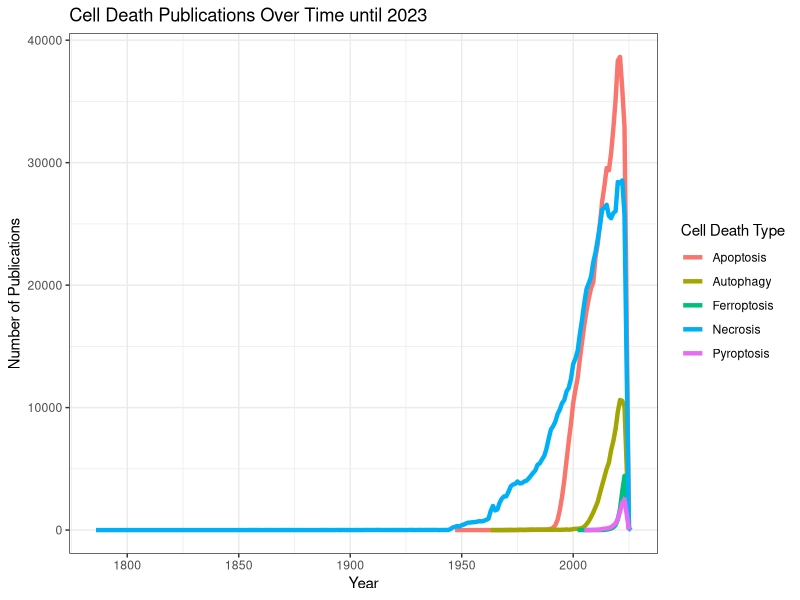
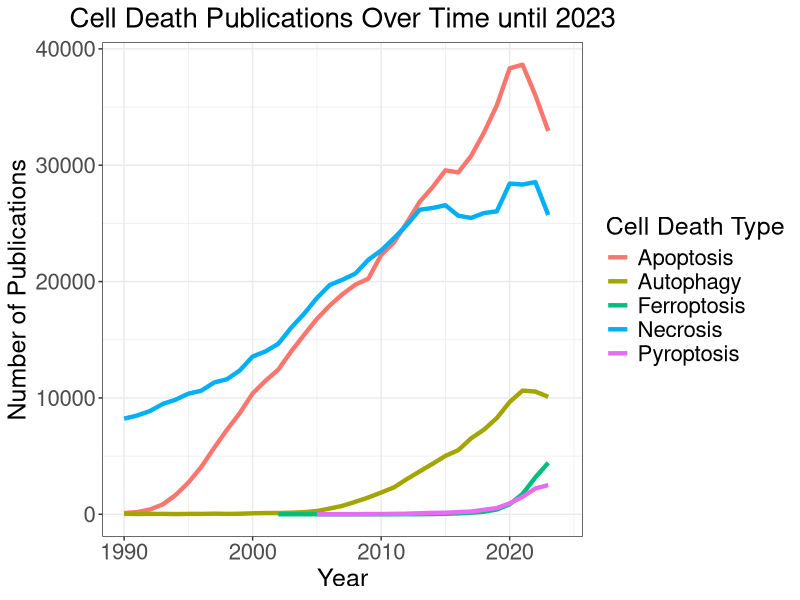
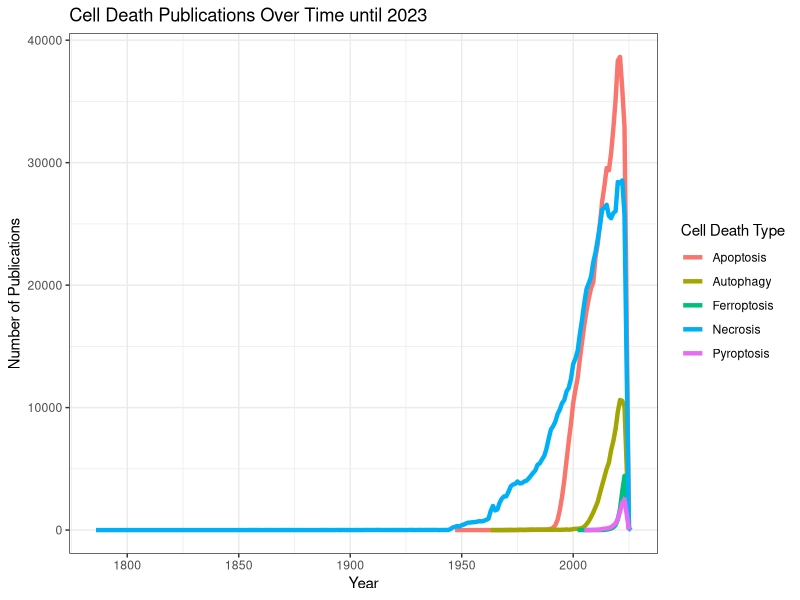
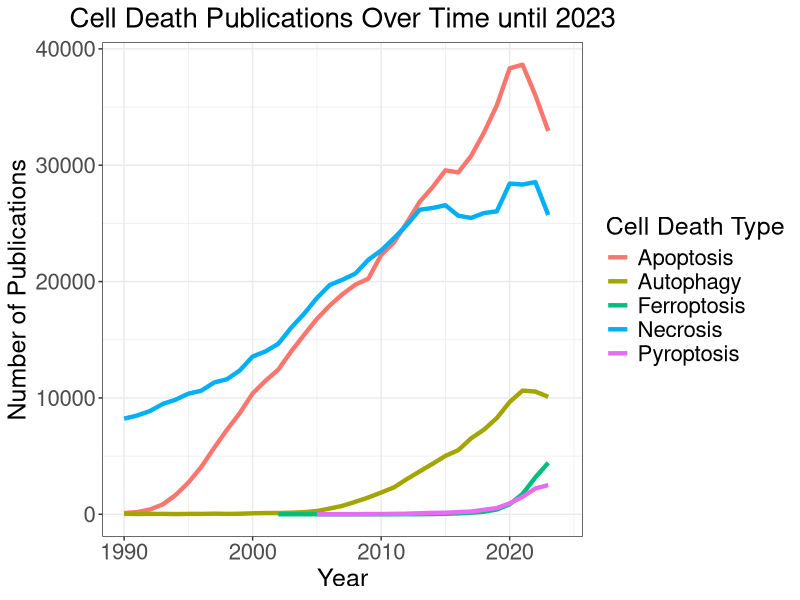

Source code (R) for these figures, in order:
library(ggplot2)

apoptosis <- read.csv("../data/apoptosis_results.csv", header = TRUE, sep = ",")
pyroptosis <- read.csv("../data/pyroptosis_results.csv", header = TRUE, sep = ",")
necrosis <- read.csv("../data/necrosis_results.csv", header = TRUE, sep = ",")
ferroptosis <- read.csv("../data/ferroptosis_results.csv", header = TRUE, sep = ",")
autophagy <- read.csv("../data/autophagy_results.csv", header = TRUE, sep = ",")

apoptosis$label <- "Apoptosis"
pyroptosis$label <- "Pyroptosis"
necrosis$label <- "Necrosis"
ferroptosis$label <- "Ferroptosis"
autophagy$label <- "Autophagy"

# create output directory
outdir <- file.path("..","figures")

# create output directory if it doesn't exist
if(!dir.exists(outdir)) dir.create(outdir)

# remove the first row of each data frame
apoptosis <- apoptosis[-1,]
pyroptosis <- pyroptosis[-1,]
necrosis <- necrosis[-1,]
ferroptosis <- ferroptosis[-1,]
autophagy <- autophagy[-1,]

# make the row names a column
apoptosis$year <- rownames(apoptosis)
pyroptosis$year <- rownames(pyroptosis)
necrosis$year <- rownames(necrosis)
ferroptosis$year <- rownames(ferroptosis)
autophagy$year <- rownames(autophagy)

# # removve the row names
rownames(apoptosis) <- NULL
rownames(pyroptosis) <- NULL
rownames(necrosis) <- NULL
rownames(ferroptosis) <- NULL
rownames(autophagy) <- NULL

# # rename the columns
colnames(apoptosis) <- c("count", "label", "year")
colnames(pyroptosis) <- c("count", "label", "year")
colnames(necrosis) <- c("count", "label", "year")
colnames(ferroptosis) <- c("count", "label", "year")
colnames(autophagy) <- c("count", "label", "year")

# # combine the data frames
df <- rbind(apoptosis, pyroptosis, necrosis, ferroptosis, autophagy)
# sort the data frame by year
# make the year a integer
df$year <- as.integer(df$year)
# make the count a integer
df$count <- as.integer(df$count)

# remove 2024 data
df <- df[df$year != 2024,]

head(df)

width <- 10
height <- 5
# set the size of the plot
options(repr.plot.width = width, repr.plot.height = height)
# plot
plot <- (
    ggplot(
        data = df,
        aes(
            x = year,
            y = count,
            color = label
        )
    )
    + geom_path(
        size = 1.5
    )
    + theme_bw()
    # make the legend title different
    + labs(
        color = "Cell Death Type",
        x = "Year",
        y = "Number of Publications",
        title = "Cell Death Publications Over Time until 2023"
    )
)
# save the plot
ggsave(
    filename = "../figures/cell_death_over_time.png",
    plot = plot,
    width = width,
    height = height,
    units = "in",
    dpi = 600
)
plot

# remove all points before 1950
df <- df[df$year >= 1990,]

width <- 10
height <- 5
# set the size of the plot
options(repr.plot.width = width, repr.plot.height = height)
# plot
plot <- (
    ggplot(
        data = df,
        aes(
            x = year,
            y = count,
            color = label
        )
    )
    + geom_path(
        size = 1.5
    )
    + theme_bw()
    # make the legend title different
    + labs(
        color = "Cell Death Type",
        x = "Year",
        y = "Number of Publications",
        title = "Cell Death Publications Over Time until 2023"
    )
    + xlim(min(df$year), 2024)
    # center title
    + theme(
        plot.title = element_text(
            size = 20,
            hjust = 0.5
        )
        # x axis text
        , axis.text.x = element_text(
            size = 16
        )
        # y axis text
        , axis.text.y = element_text(
            size = 16
        )
        # x axis title
        , axis.title.x = element_text(
            size = 18
        )
        # y axis title
        , axis.title.y = element_text(
            size = 18
        )
    )
    # legend text
    + theme(
        legend.text = element_text(
            size = 16
        )
    )
    # legend title
    + theme(
        legend.title = element_text(
            size = 18
        )
    )
)
# save the plot
ggsave(
    filename = "../figures/cell_death_over_time_1990.png",
    plot = plot,
    width = width,
    height = height,
    units = "in",
    dpi = 600
)
plot
